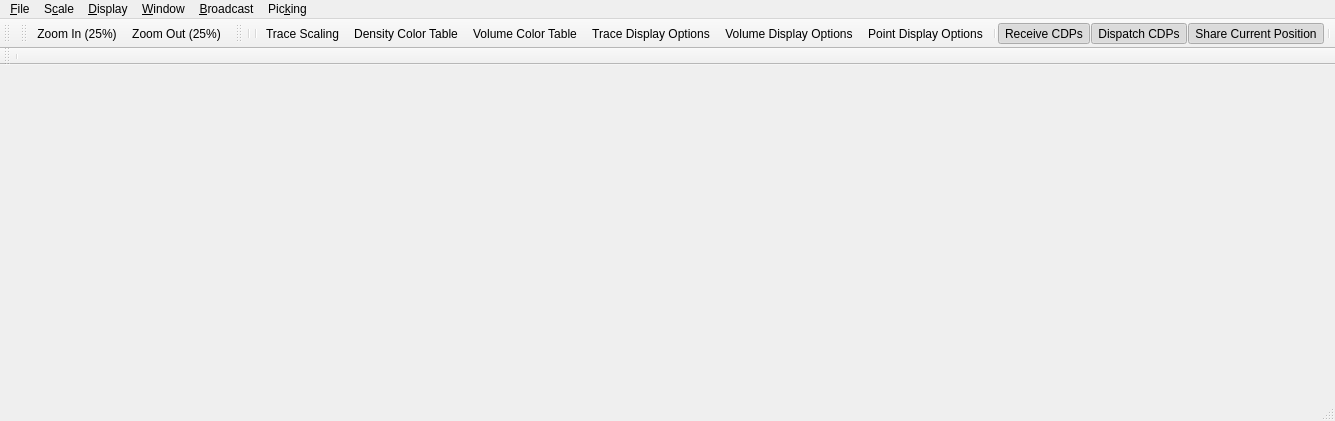
<?xml version="1.0" encoding="UTF-8"?>
<ui version="4.0">
 <class>GatherViewer</class>
 <widget class="QMainWindow" name="GatherViewer">
  <property name="geometry">
   <rect>
    <x>0</x>
    <y>0</y>
    <width>601</width>
    <height>421</height>
   </rect>
  </property>
  <property name="windowTitle">
   <string>GatherViewer</string>
  </property>
  <property name="windowIcon">
   <iconset resource="../ProjectViewer/icons.qrc">
    <normaloff>:/icons/images/logo_fs_64x64.png</normaloff>:/icons/images/logo_fs_64x64.png</iconset>
  </property>
  <widget class="QWidget" name="centralWidget">
   <layout class="QVBoxLayout" name="verticalLayout_2">
    <item>
     <widget class="GatherView" name="gatherView" native="true">
      <property name="sizePolicy">
       <sizepolicy hsizetype="Expanding" vsizetype="Expanding">
        <horstretch>0</horstretch>
        <verstretch>0</verstretch>
       </sizepolicy>
      </property>
     </widget>
    </item>
   </layout>
  </widget>
  <widget class="QMenuBar" name="menuBar">
   <property name="geometry">
    <rect>
     <x>0</x>
     <y>0</y>
     <width>601</width>
     <height>28</height>
    </rect>
   </property>
   <widget class="QMenu" name="menu_File">
    <property name="title">
     <string>&amp;File</string>
    </property>
    <widget class="QMenu" name="menu_Open">
     <property name="title">
      <string>&amp;Open</string>
     </property>
     <addaction name="openGridAct"/>
     <addaction name="actionOpenVolume"/>
    </widget>
    <widget class="QMenu" name="menu_Close">
     <property name="title">
      <string>&amp;Close</string>
     </property>
     <addaction name="closeGridAct"/>
     <addaction name="actionCloseVolume"/>
    </widget>
    <addaction name="separator"/>
    <addaction name="menu_Open"/>
    <addaction name="menu_Close"/>
    <addaction name="separator"/>
    <addaction name="exitAct"/>
   </widget>
   <widget class="QMenu" name="menuView">
    <property name="title">
     <string>S&amp;cale</string>
    </property>
    <addaction name="actionSet_Scale"/>
    <addaction name="separator"/>
    <addaction name="zoomInAct"/>
    <addaction name="zoomOutAct"/>
    <addaction name="separator"/>
    <addaction name="zoomFitWindowAct"/>
    <addaction name="separator"/>
   </widget>
   <widget class="QMenu" name="menuDisplay">
    <property name="title">
     <string>&amp;Display</string>
    </property>
    <addaction name="separator"/>
    <addaction name="actionTrace_Scaling"/>
    <addaction name="separator"/>
    <addaction name="action_Trace_Options"/>
    <addaction name="actionVolume_Options"/>
    <addaction name="action_Point_Display_Options"/>
    <addaction name="actionDensity_Color_Table"/>
    <addaction name="actionVolume_Color_Table"/>
   </widget>
   <widget class="QMenu" name="menu_Broadcast">
    <property name="title">
     <string>&amp;Broadcast</string>
    </property>
    <addaction name="action_Receive_CDPs"/>
    <addaction name="action_Dispatch_CDPs"/>
    <addaction name="separator"/>
    <addaction name="actionShare_Current_Position"/>
   </widget>
   <widget class="QMenu" name="menu_Window">
    <property name="title">
     <string>&amp;Window</string>
    </property>
   </widget>
   <widget class="QMenu" name="menu_Picking">
    <property name="title">
     <string>Pic&amp;king</string>
    </property>
    <widget class="QMenu" name="menuPick_Mode">
     <property name="title">
      <string>&amp;Pick Mode</string>
     </property>
    </widget>
    <widget class="QMenu" name="menuPick_Type">
     <property name="title">
      <string>P&amp;ick Type</string>
     </property>
    </widget>
    <addaction name="action_New_Picks"/>
    <addaction name="action_Load_Picks"/>
    <addaction name="action_Save_Picks"/>
    <addaction name="action_Close_Picks"/>
    <addaction name="separator"/>
    <addaction name="menuPick_Mode"/>
    <addaction name="menuPick_Type"/>
   </widget>
   <addaction name="menu_File"/>
   <addaction name="menuView"/>
   <addaction name="menuDisplay"/>
   <addaction name="menu_Window"/>
   <addaction name="menu_Broadcast"/>
   <addaction name="menu_Picking"/>
  </widget>
  <widget class="QToolBar" name="mouseToolBar">
   <property name="windowTitle">
    <string>Mouse Mode Toolbar</string>
   </property>
   <attribute name="toolBarArea">
    <enum>TopToolBarArea</enum>
   </attribute>
   <attribute name="toolBarBreak">
    <bool>false</bool>
   </attribute>
  </widget>
  <widget class="QToolBar" name="zoomToolBar">
   <property name="sizePolicy">
    <sizepolicy hsizetype="Minimum" vsizetype="Fixed">
     <horstretch>0</horstretch>
     <verstretch>0</verstretch>
    </sizepolicy>
   </property>
   <property name="windowTitle">
    <string>Zoom Toolbar</string>
   </property>
   <attribute name="toolBarArea">
    <enum>TopToolBarArea</enum>
   </attribute>
   <attribute name="toolBarBreak">
    <bool>false</bool>
   </attribute>
   <addaction name="zoomInAct"/>
   <addaction name="zoomOutAct"/>
  </widget>
  <widget class="QToolBar" name="mainToolBar">
   <property name="sizePolicy">
    <sizepolicy hsizetype="Minimum" vsizetype="Fixed">
     <horstretch>0</horstretch>
     <verstretch>0</verstretch>
    </sizepolicy>
   </property>
   <property name="windowTitle">
    <string>General Toolbar</string>
   </property>
   <attribute name="toolBarArea">
    <enum>TopToolBarArea</enum>
   </attribute>
   <attribute name="toolBarBreak">
    <bool>false</bool>
   </attribute>
   <addaction name="separator"/>
   <addaction name="separator"/>
   <addaction name="actionTrace_Scaling"/>
   <addaction name="actionDensity_Color_Table"/>
   <addaction name="actionVolume_Color_Table"/>
   <addaction name="action_Trace_Options"/>
   <addaction name="actionVolume_Options"/>
   <addaction name="action_Point_Display_Options"/>
   <addaction name="separator"/>
   <addaction name="action_Receive_CDPs"/>
   <addaction name="action_Dispatch_CDPs"/>
   <addaction name="actionShare_Current_Position"/>
   <addaction name="separator"/>
  </widget>
  <widget class="QStatusBar" name="statusBar"/>
  <widget class="QToolBar" name="navigationToolBar">
   <property name="sizePolicy">
    <sizepolicy hsizetype="MinimumExpanding" vsizetype="Fixed">
     <horstretch>0</horstretch>
     <verstretch>0</verstretch>
    </sizepolicy>
   </property>
   <property name="windowTitle">
    <string>Navigation Toolbar</string>
   </property>
   <attribute name="toolBarArea">
    <enum>TopToolBarArea</enum>
   </attribute>
   <attribute name="toolBarBreak">
    <bool>true</bool>
   </attribute>
   <addaction name="separator"/>
  </widget>
  <action name="exitAct">
   <property name="text">
    <string>E&amp;xit</string>
   </property>
   <property name="shortcut">
    <string>Ctrl+X</string>
   </property>
  </action>
  <action name="zoomInAct">
   <property name="icon">
    <iconset resource="../ProjectViewer/icons.qrc">
     <normaloff>:/icons/Zoom-Plus-icon.png</normaloff>:/icons/Zoom-Plus-icon.png</iconset>
   </property>
   <property name="text">
    <string>&amp;Zoom In (25%)</string>
   </property>
   <property name="shortcut">
    <string>Ctrl++</string>
   </property>
  </action>
  <action name="zoomOutAct">
   <property name="icon">
    <iconset resource="../ProjectViewer/icons.qrc">
     <normaloff>:/icons/Zoom-Minus-icon.png</normaloff>:/icons/Zoom-Minus-icon.png</iconset>
   </property>
   <property name="text">
    <string>Zoom &amp;Out (25%)</string>
   </property>
   <property name="shortcut">
    <string>Ctrl+-</string>
   </property>
  </action>
  <action name="zoomFitWindowAct">
   <property name="text">
    <string>Zoom &amp;Fit Window</string>
   </property>
   <property name="shortcut">
    <string>Ctrl+0</string>
   </property>
  </action>
  <action name="openGridAct">
   <property name="text">
    <string>&amp;Horizon</string>
   </property>
   <property name="shortcut">
    <string>Ctrl+O</string>
   </property>
  </action>
  <action name="closeGridAct">
   <property name="text">
    <string>&amp;Horizon</string>
   </property>
  </action>
  <action name="action_Receive_CDPs">
   <property name="checkable">
    <bool>true</bool>
   </property>
   <property name="checked">
    <bool>true</bool>
   </property>
   <property name="icon">
    <iconset resource="../ProjectViewer/icons.qrc">
     <normaloff>:/icons/images/receive-icon-32x32.png</normaloff>:/icons/images/receive-icon-32x32.png</iconset>
   </property>
   <property name="text">
    <string>&amp;Receive CDPs</string>
   </property>
  </action>
  <action name="action_Dispatch_CDPs">
   <property name="checkable">
    <bool>true</bool>
   </property>
   <property name="checked">
    <bool>true</bool>
   </property>
   <property name="icon">
    <iconset resource="../ProjectViewer/icons.qrc">
     <normaloff>:/icons/images/send-icon-32x32.png</normaloff>:/icons/images/send-icon-32x32.png</iconset>
   </property>
   <property name="text">
    <string>&amp;Dispatch CDPs</string>
   </property>
  </action>
  <action name="actionOpenVolume">
   <property name="text">
    <string>&amp;Volume</string>
   </property>
  </action>
  <action name="actionCloseVolume">
   <property name="text">
    <string>&amp;Volume</string>
   </property>
  </action>
  <action name="actionVolume_Options">
   <property name="icon">
    <iconset resource="../ProjectViewer/icons.qrc">
     <normaloff>:/icons/images/volume-display-options-icon-32x32.png</normaloff>:/icons/images/volume-display-options-icon-32x32.png</iconset>
   </property>
   <property name="text">
    <string>&amp;Volume Display Options</string>
   </property>
   <property name="shortcut">
    <string>Ctrl+V</string>
   </property>
  </action>
  <action name="action_Trace_Options">
   <property name="icon">
    <iconset resource="../ProjectViewer/icons.qrc">
     <normaloff>:/icons/images/trace-display-options-icon-32x32.png</normaloff>:/icons/images/trace-display-options-icon-32x32.png</iconset>
   </property>
   <property name="text">
    <string>&amp;Trace Display Options</string>
   </property>
   <property name="shortcut">
    <string>Ctrl+T</string>
   </property>
  </action>
  <action name="actionTrace_Scaling">
   <property name="icon">
    <iconset resource="../ProjectViewer/icons.qrc">
     <normaloff>:/icons/images/trace-scaling-icon-32x32.png</normaloff>:/icons/images/trace-scaling-icon-32x32.png</iconset>
   </property>
   <property name="text">
    <string>Trace &amp;Scaling</string>
   </property>
   <property name="shortcut">
    <string>Ctrl+S</string>
   </property>
  </action>
  <action name="action_Point_Display_Options">
   <property name="icon">
    <iconset resource="../ProjectViewer/icons.qrc">
     <normaloff>:/icons/images/point-display-options-icon-32x32.png</normaloff>:/icons/images/point-display-options-icon-32x32.png</iconset>
   </property>
   <property name="text">
    <string>&amp;Point Display Options</string>
   </property>
   <property name="shortcut">
    <string>Ctrl+P</string>
   </property>
  </action>
  <action name="actionShare_Current_Position">
   <property name="checkable">
    <bool>true</bool>
   </property>
   <property name="checked">
    <bool>true</bool>
   </property>
   <property name="icon">
    <iconset resource="../ProjectViewer/icons.qrc">
     <normaloff>:/icons/images/current-point-icon-32x32.png</normaloff>:/icons/images/current-point-icon-32x32.png</iconset>
   </property>
   <property name="text">
    <string>&amp;Share Current Position</string>
   </property>
   <property name="shortcut">
    <string>Ctrl+P</string>
   </property>
  </action>
  <action name="actionDensity_Color_Table">
   <property name="icon">
    <iconset resource="../ProjectViewer/icons.qrc">
     <normaloff>:/icons/images/colortable-icon-32x32.png</normaloff>:/icons/images/colortable-icon-32x32.png</iconset>
   </property>
   <property name="text">
    <string>Density &amp;Color Table</string>
   </property>
  </action>
  <action name="actionSet_Scale">
   <property name="text">
    <string>Set &amp;Scale</string>
   </property>
   <property name="shortcut">
    <string>Ctrl+Z</string>
   </property>
  </action>
  <action name="actionVolume_Color_Table">
   <property name="icon">
    <iconset resource="../ProjectViewer/icons.qrc">
     <normaloff>:/icons/images/volume-colortable-icon-32x32.png</normaloff>:/icons/images/volume-colortable-icon-32x32.png</iconset>
   </property>
   <property name="text">
    <string>V&amp;olume Color Table</string>
   </property>
  </action>
  <action name="action_Load_Picks">
   <property name="text">
    <string>&amp;Load Picks</string>
   </property>
  </action>
  <action name="action_Save_Picks">
   <property name="text">
    <string>&amp;Save Picks</string>
   </property>
  </action>
  <action name="action_Close_Picks">
   <property name="text">
    <string>&amp;Close Picks</string>
   </property>
  </action>
  <action name="actionSingle">
   <property name="checkable">
    <bool>true</bool>
   </property>
   <property name="checked">
    <bool>true</bool>
   </property>
   <property name="text">
    <string>&amp;Single</string>
   </property>
  </action>
  <action name="actionMulti">
   <property name="checkable">
    <bool>true</bool>
   </property>
   <property name="text">
    <string>&amp;Multi</string>
   </property>
  </action>
  <action name="actionMinimum">
   <property name="checkable">
    <bool>true</bool>
   </property>
   <property name="checked">
    <bool>true</bool>
   </property>
   <property name="text">
    <string>&amp;Minimum</string>
   </property>
  </action>
  <action name="actionMaximum">
   <property name="checkable">
    <bool>true</bool>
   </property>
   <property name="text">
    <string>Ma&amp;ximum</string>
   </property>
  </action>
  <action name="action_New_Picks">
   <property name="text">
    <string>&amp;New Picks</string>
   </property>
  </action>
 </widget>
 <layoutdefault spacing="6" margin="11"/>
 <customwidgets>
  <customwidget>
   <class>GatherView</class>
   <extends>QWidget</extends>
   <header location="global">gatherview.h</header>
   <container>1</container>
  </customwidget>
 </customwidgets>
 <resources>
  <include location="../ProjectViewer/icons.qrc"/>
 </resources>
 <connections>
  <connection>
   <sender>exitAct</sender>
   <signal>triggered()</signal>
   <receiver>GatherViewer</receiver>
   <slot>close()</slot>
   <hints>
    <hint type="sourcelabel">
     <x>-1</x>
     <y>-1</y>
    </hint>
    <hint type="destinationlabel">
     <x>300</x>
     <y>210</y>
    </hint>
   </hints>
  </connection>
 </connections>
</ui>
